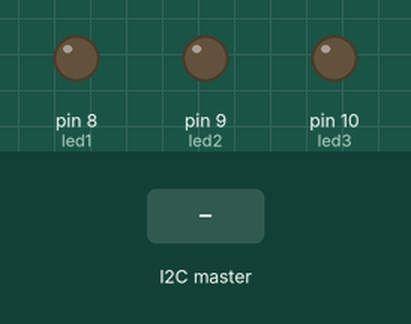
This sketch was run on a simulated Arduino Uno, built with avr-gcc and run on an emulated ATmega328P. Parts: output pins drawn as LEDs (lit = HIGH). The test bench sets the inputs (shaded band).

Above: at 1.2 s.
1.3 s: the I2C master sends "A"
At 1.7 s:
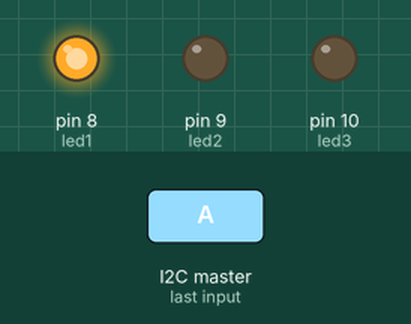
2.8 s: the I2C master sends "B"
At 4.0 s:
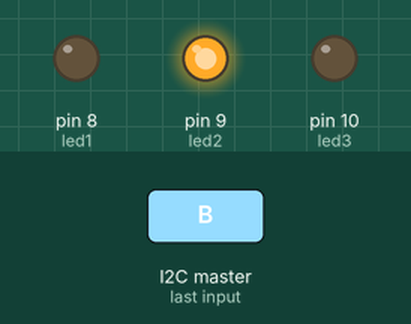
4.3 s: the I2C master sends "C"
At 5.2 s:
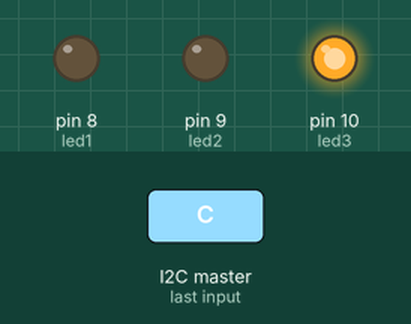
5.8 s: the I2C master sends the byte 1
At 6.3 s:
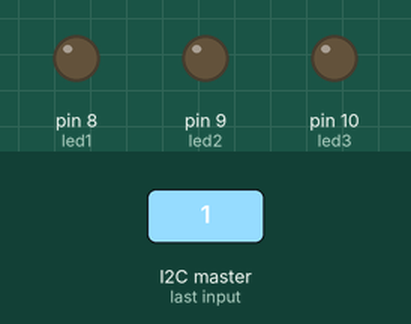
Timing chart, 0 to 8.3 s (numbered marks = the images above; inputs shaded):
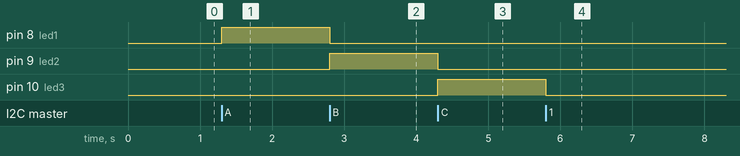

The sketch:

EspinozaLizbeth-ESCLAVO_SIMULACI_N_3.4_SE.ino
```cpp
/*
* CAPÍTULO III: MÓDULOS DE COMUNICACIÓN I2C
* CÓDIGO 13: Envió y recpeción de datos complejos por comunicación I2C
* OBJETIVO: El usuario envía caracteres por comunicación serial, el master lo recibe, y envia por I2C hacia el esclavo y segun el dato
*           enviado enciende un determinado led
* Nombre: Lizbeth Espinoza
*/

///////////////////////ESCLAVO//////////////////////
#include <Wire.h>               //libreria I2C
char dato;                      //variable de almacenamiento de dato
const int led1=8;               //led1 en pin8
const int led2=9;               //led1 en pin9
const int led3=10;              //led1 en pin10

void setup() {
  Wire.begin(4);                //id de esclavo
  Wire.onReceive(receiveEvent); //evento de rececpcion
  Serial.begin(9600);
  pinMode(led1,OUTPUT);         //pin8 como salida
  pinMode(led2,OUTPUT);         //pin9 como salida
  pinMode(led3,OUTPUT);         //pin10 como salida
}

void loop() {

}

void receiveEvent (int bytes){
  while(Wire.available()){
    dato=Wire.read();
    switch(dato){
      case 'A':
      digitalWrite(led1,HIGH);
      digitalWrite(led2,LOW);
      digitalWrite(led3,LOW);
      break;
      case 'B':
      digitalWrite(led1,LOW);
      digitalWrite(led2,HIGH);
      digitalWrite(led3,LOW);
      break;
      case 'C':
      digitalWrite(led1,LOW);
      digitalWrite(led2,LOW);
      digitalWrite(led3,HIGH);
      break;
      default:
      digitalWrite(led1,LOW);
      digitalWrite(led2,LOW);
      digitalWrite(led3,LOW);
    }
  }
}
```

Measured:
- after the input at 1.3 s, pin 8 (led1): LOW → HIGH at once
- after the input at 2.8 s, pin 8 (led1): HIGH → LOW at once; pin 9 (led2): LOW → HIGH at once
- after the input at 4.3 s, pin 9 (led2): HIGH → LOW at once; pin 10 (led3): LOW → HIGH at once
- after the input at 5.8 s, pin 10 (led3): HIGH → LOW at once
